Frame 1 (no input): blank canvas, image omitted
Frame 60 (no input): blank canvas, image omitted
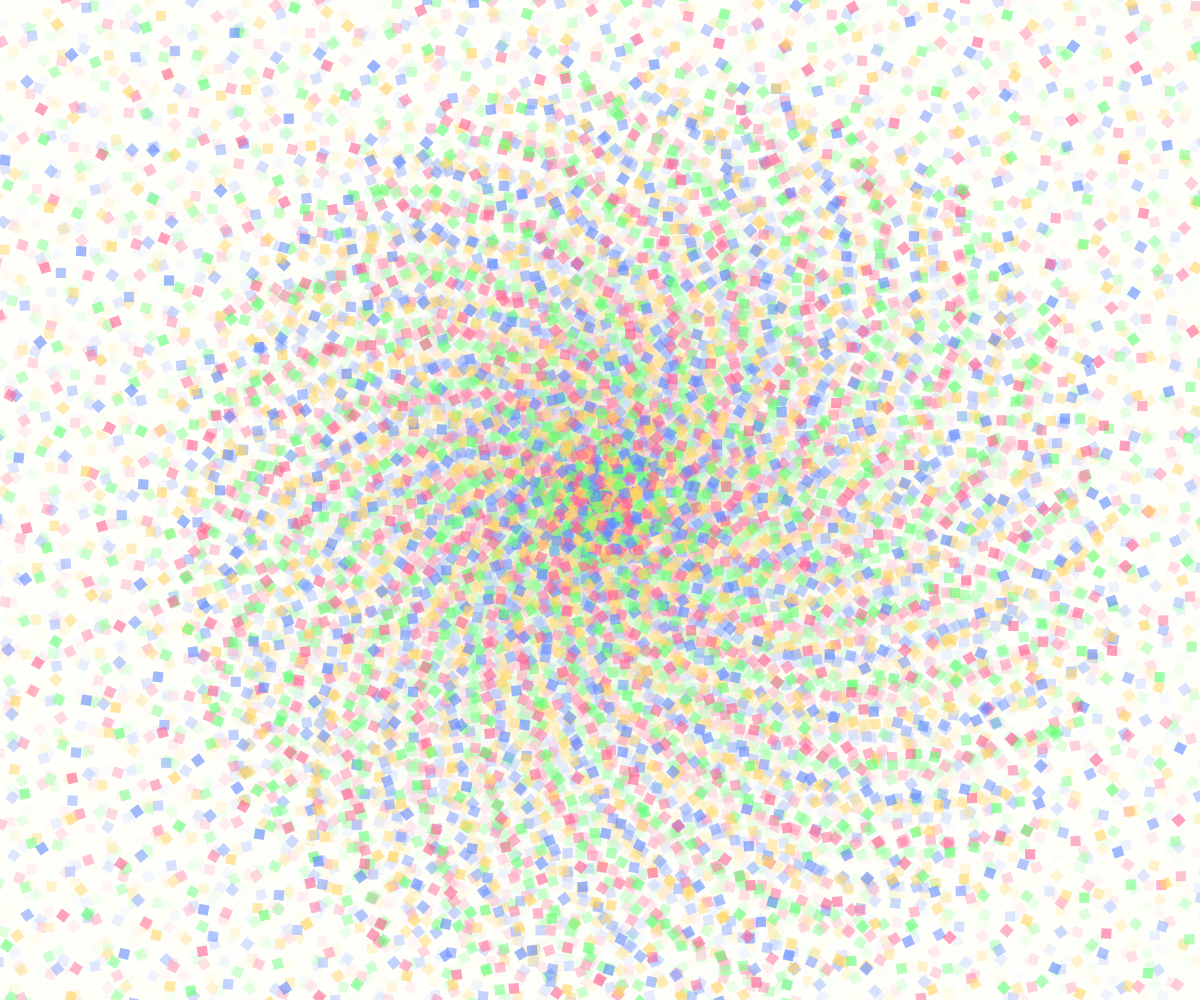
Frame 120 (the mouse pressed at the canvas centre since frame 60)

The p5.js sketch whose frames 1 and 60 were blank and that drew this single picture after the mouse press (run headless with seeded random() and noise() and a simulated clock; from frame 60 on, the mouse is pressed at the canvas centre):

// p5.js sketch
// ── sketch.js
let spirals = [];
let numSpirals = 2;
function setup() {
  // Create a canvas that fills the entire browser window
  createCanvas(windowWidth, windowHeight);
  angleMode(DEGREES);
  for(let i = 0; i < numSpirals; i++){
    spirals.push(new spiral());
  }
}

function draw() {
  background(255,253,246,50);
  for(let i = 0; i < numSpirals; i++){
    if (mouseIsPressed){
      spirals[i].onClick();
    }
    else {
      spirals[i].offClick();
    }
  }
}

// ── spiral.js
class spiral{
    constructor(){
        this.xDir = random(-1,1); 
        this.yDir = random(-1,1); 
        this.angle1 = 0;
        this.angle2 = 15;
        this.angle3 = 10;
        this.rotSpeed1 = random(2,9);
        this.rotSpeed2 = random(75,175);
        this.radius = 0;
        this.colors =['#FF6496','#638BFF','#63FF74','#FFD463'];
        this.t_max = floor(random(10,50));
        this.i_max = floor(random(10,50));
    }

offClick(){
    this.radius = 0;
    this.angle1 = 0;
    this.angle2 = 15;
    this.angle3 = 10;

    this.t_max = floor(random(10,50));
    this.i_max = floor(random(10,50));  
}

update(){
  this.angle1 += this.rotSpeed1;
  this.angle2 += this.rotSpeed2;
  this.angle3 += this.rotSpeed2;
  this.x+= this.xDir;
  this.y+= this.yDir;
}

display(t_index,i_index){
  push();
    scale(map(sin(0.002),-1,1,0.0001,1.0001)); // Zoom in slightly
    let colorIndex = (t_index+i_index) % this.colors.length; //gets index for colors
    let baseColor = color(this.colors[colorIndex]);
    fill(red(baseColor),green(baseColor), blue(baseColor),155);
    noStroke();
    rect(this.x*t_index,this.y*t_index, 40, 40);
  pop();
}

getPos(t_index){
  translate(mouseX+t_index, mouseY+t_index);
          
  this.radius = this.angle1 * 0.0002; // Controls how fast the spiral expands
  this.x = this.radius * cos(this.angle1);
  this.y = this.radius * sin(this.angle1);
  rotate(this.angle2);
  scale(map(sin(0.2), -1,1, 0.01, 1.001));
  rotate(this.angle3);
}

onClick(){
  blendMode(BLEND);
  print(this.t_max,this.i_max);
  for(let t=0; t < this.t_max; t++){  
    for(let i =0; i < this.i_max; i++){
      push();
        this.getPos(t);
        this.display(t,i);
      pop();
      this.update();
      }
    }
}
}
